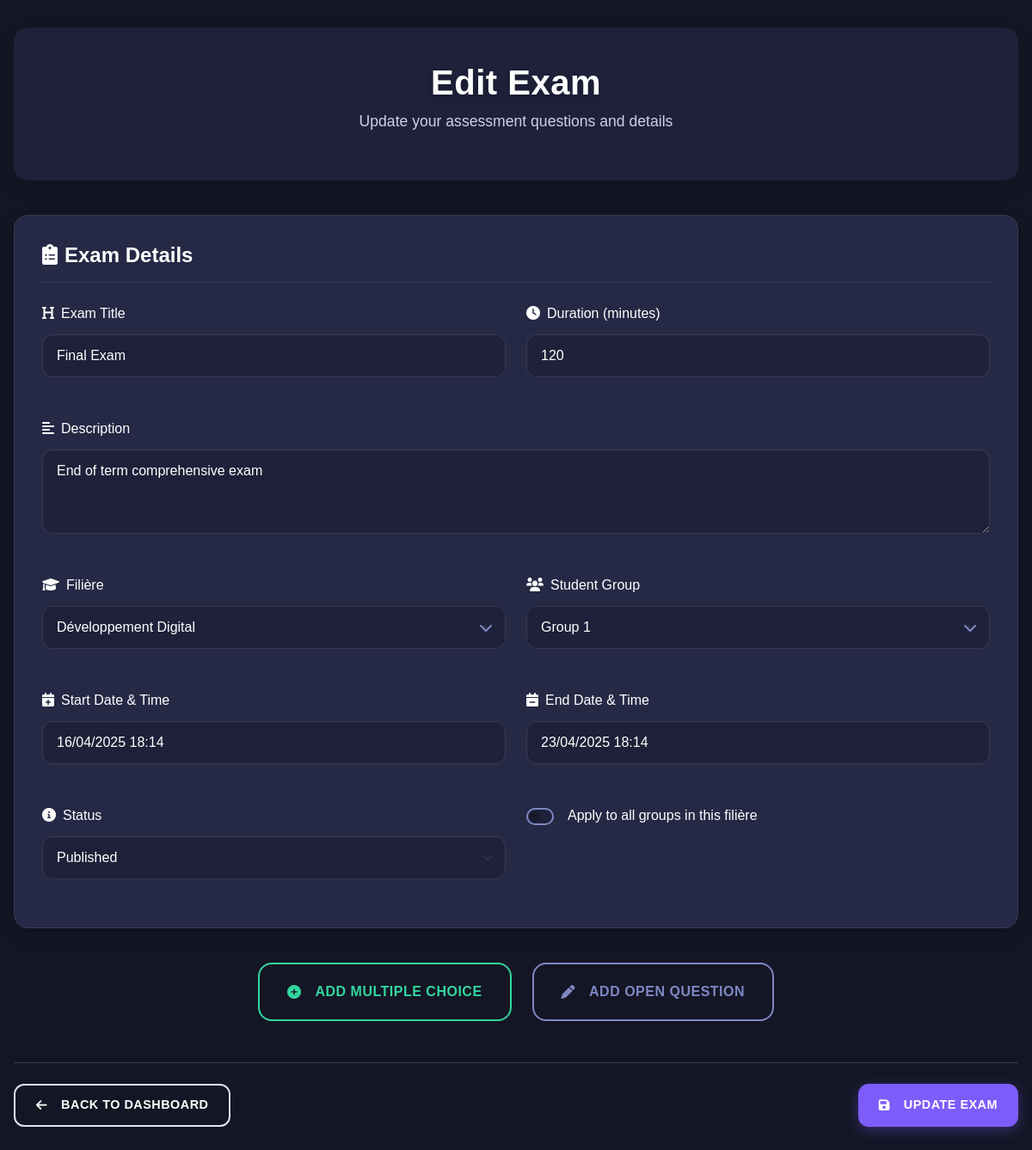
The page /edit_exam.php?id=1 (signed in) on the database its author committed.
### tables this page shows
CREATE TABLE IF NOT EXISTS exams (
    id INT AUTO_INCREMENT PRIMARY KEY,
    title VARCHAR(255) NOT NULL,
    description TEXT,
    start_date DATETIME NOT NULL,
    end_date DATETIME NOT NULL,
    duration INT NOT NULL COMMENT 'Duration in minutes',
    teacher_id INT,
    filiere_id INT,
    group_id INT,
    status ENUM('draft', 'published', 'in_progress', 'completed', 'archived') NOT NULL DEFAULT 'draft',
    is_filiere_wide BOOLEAN DEFAULT FALSE COMMENT 'If true, applies to all groups in filiere',
    created_at TIMESTAMP DEFAULT CURRENT_TIMESTAMP,
    updated_at TIMESTAMP DEFAULT CURRENT_TIMESTAMP ON UPDATE CURRENT_TIMESTAMP,
    FOREIGN KEY (teacher_id) REFERENCES users(user_id) ON DELETE SET NULL,
    FOREIGN KEY (filiere_id) REFERENCES filieres(id) ON DELETE SET NULL,
    FOREIGN KEY (group_id) REFERENCES student_groups(id) ON DELETE SET NULL
);

CREATE TABLE IF NOT EXISTS filieres (
    id INT AUTO_INCREMENT PRIMARY KEY,
    name VARCHAR(100) NOT NULL UNIQUE,
    description TEXT,
    created_at TIMESTAMP DEFAULT CURRENT_TIMESTAMP,
    updated_at TIMESTAMP DEFAULT CURRENT_TIMESTAMP ON UPDATE CURRENT_TIMESTAMP
);

CREATE TABLE IF NOT EXISTS student_groups (
    id INT AUTO_INCREMENT PRIMARY KEY,
    name VARCHAR(50) NOT NULL UNIQUE,
    description TEXT,
    filiere_id INT,
    created_at TIMESTAMP DEFAULT CURRENT_TIMESTAMP,
    updated_at TIMESTAMP DEFAULT CURRENT_TIMESTAMP ON UPDATE CURRENT_TIMESTAMP,
    FOREIGN KEY (filiere_id) REFERENCES filieres(id) ON DELETE SET NULL
);

### edit_exam.php (the view, shortened to what this page needs)
<?php
require_once 'config.php';
$exam_id = isset($_GET['id']) ? (int)$_GET['id'] : 0;
try {
    $stmt = $pdo->prepare("SELECT * FROM exams WHERE id = ?");
    $stmt->execute([$exam_id]);
    $exam = $stmt->fetch(PDO::FETCH_ASSOC);
    $filieres = $pdo->query("SELECT id, name FROM filieres")->fetchAll(PDO::FETCH_ASSOC);
    $groups = $pdo->query("SELECT id, name FROM student_groups")->fetchAll(PDO::FETCH_ASSOC);
} catch (Exception $e) {
    $_SESSION['error_message'] = 'Error: ' . $e->getMessage();
    header("Location: teacher.php");
    exit();
}
?>
<!DOCTYPE html>
<html lang="en">
<head>
    <link href="https://cdn.jsdelivr.net/npm/bootstrap@5.3.2/dist/css/bootstrap.min.css" rel="stylesheet">
    <link href="https://cdnjs.cloudflare.com/ajax/libs/font-awesome/6.0.0/css/all.min.css" rel="stylesheet">
</head>
<body>
    <div class="container">
        <header class="header">
            <h1 class="page-title">Edit Exam</h1>
            <p class="page-subtitle">Update your assessment questions and details</p>
        </header>
        <form id="examForm" class="needs-validation" method="POST" action="" enctype="multipart/form-data" novalidate>
            <div class="card fade-in">
                <h4 class="card-title">
                    <i class="fas fa-clipboard-list me-2"></i>Exam Details
                </h4>
                <div class="row g-4">
                    <div class="col-md-6">
                        <div class="mb-4">
                            <label for="examTitle" class="form-label">
                                <i class="fas fa-heading me-2"></i>Exam Title
                            </label>
                            <input type="text" id="examTitle" name="examTitle" class="form-control"
                                   placeholder="Enter exam title" value="<?= htmlspecialchars($exam['title']) ?>" required>
                        </div>
                    </div>
                    <div class="col-md-6">
                        <div class="mb-4">
                            <label for="examDuration" class="form-label">
                                <i class="fas fa-clock me-2"></i>Duration (minutes)
                            </label>
                            <input type="number" id="examDuration" name="examDuration" class="form-control"
                                   placeholder="Duration in minutes" value="<?= htmlspecialchars($exam['duration']) ?>" required min="1">
                        </div>
                    </div>
                    <div class="col-md-12">
                        <div class="mb-4">
                            <label for="examDescription" class="form-label">
                                <i class="fas fa-align-left me-2"></i>Description
                            </label>
                            <textarea id="examDescription" name="examDescription" class="form-control"
                                      rows="3" placeholder="Enter exam description" required><?= htmlspecialchars($exam['description']) ?></textarea>
                        </div>
                    </div>
                    <div class="col-md-6">
                        <div class="mb-4">
                            <label for="examFiliere" class="form-label">
                                <i class="fas fa-graduation-cap me-2"></i>Filière
                            </label>
                            <div class="filiere-select-container">
                                <select id="examFiliere" name="examFiliere" class="form-select filiere-select" required>
                                    <?php foreach ($filieres as $filiere): ?>
                                        <option value="<?= htmlspecialchars($filiere['id']) ?>" <?= $exam['filiere_id'] == $filiere['id'] ? 'selected' : '' ?>>
                                            <?= htmlspecialchars($filiere['name']) ?>
                                        </option>
                                    <?php endforeach; ?>
                                </select>
                            </div>
                        </div>
                    </div>
                    <div class="col-md-6">
                        <div class="mb-4">
                            <label for="examGroup" class="form-label">
                                <i class="fas fa-users me-2"></i>Student Group
                            </label>
                            <div class="filiere-select-container">
                                <select id="examGroup" name="examGroup" class="form-select filiere-select" required>
                                    <?php foreach ($groups as $group): ?>
                                        <option value="<?= htmlspecialchars($group['id']) ?>" <?= $exam['group_id'] == $group['id'] ? 'selected' : '' ?>>
                                            <?= htmlspecialchars($group['name']) ?>
                                        </option>
                                    <?php endforeach; ?>
                                </select>
                            </div>
                        </div>
                    </div>
                    <div class="col-md-6">
                        <div class="mb-4">
                            <label class="form-label">
                                <i class="fas fa-calendar-plus me-2"></i>Start Date & Time
                            </label>
                            <input type="text" class="form-control" value="<?= date('d/m/Y H:i', strtotime($exam['start_date'])) ?>" readonly>
                        </div>
                    </div>
                    <div class="col-md-6">
                        <div class="mb-4">
                            <label class="form-label">
                                <i class="fas fa-calendar-minus me-2"></i>End Date & Time
                            </label>
                            <input type="text" class="form-control" value="<?= date('d/m/Y H:i', strtotime($exam['end_date'])) ?>" readonly>
                        </div>
                    </div>
                    <div class="col-md-6">
                        <div class="mb-4">
                            <label for="examStatus" class="form-label">
                                <i class="fas fa-info-circle me-2"></i>Status
                            </label>
                            <select id="examStatus" name="examStatus" class="form-select" required>
                                <option value="published" <?= $exam['status'] == 'published' ? 'selected' : '' ?>>Published</option>
                            </select>
                        </div>
                    </div>
                    <div class="col-md-6">
                        <div class="mb-4">
                            <div class="form-check form-switch">
                                <input class="form-check-input" type="checkbox" id="is_filiere_wide"
                                       name="is_filiere_wide" <?= $exam['is_filiere_wide'] ? 'checked' : '' ?>>
                                <label class="form-check-label" for="is_filiere_wide">
                                    Apply to all groups in this filière
                                </label>
                            </div>
                        </div>
                    </div>
                </div>
            </div>
            <div class="add-question-btn-container">
                <button type="button" class="btn btn-outline-success add-question-btn pulse" onclick="addQuestion('mcq')">
                    <i class="fas fa-plus-circle me-2"></i>Add Multiple Choice
                </button>
                <button type="button" class="btn btn-outline-info add-question-btn pulse" onclick="addQuestion('open')">
                    <i class="fas fa-pen me-2"></i>Add Open Question
                </button>
            </div>
            <div class="form-actions">
                <a href="teacher.php" class="btn btn-outline-secondary">
                    <i class="fas fa-arrow-left me-2"></i>Back to Dashboard
                </a>
                <button type="submit" class="btn btn-primary">
                    <i class="fas fa-save me-2"></i>Update Exam
                </button>
            </div>
        </form>
    </div>
</body>
</html>

### edit_exam.php (style rules this page uses)
:root { --primary: #7C5DFA; --primary-hover: #9277FF; --secondary: #252945; --success: #33D69F; --info: #7E88C3; --warning: #FF8F00; --danger: #EC5757; --dark: #0C0E16; --light: #F8F8FB; --bg-primary: #141625; --bg-secondary: #1E2139; --bg-card: #252945; --text-primary: #FFFFFF; --text-secondary: #DFE3FA; --border-color: #393A51; }
body { font-family: 'Poppins', sans-serif; background: var(--bg-primary); color: var(--text-primary); min-height: 100vh; }
.header { padding: 2.5rem 0; text-align: center; margin-bottom: 2.5rem; background: var(--bg-secondary); border-radius: 1rem; box-shadow: 0 8px 20px rgba(0, 0, 0, 0.15); }
.page-title { font-weight: 700; color: var(--text-primary); margin-bottom: 0.5rem; letter-spacing: 0.5px; text-shadow: 0 4px 8px rgba(0, 0, 0, 0.2); font-size: 2.5rem; }
.page-subtitle { color: var(--text-secondary); font-weight: 400; font-size: 1.1rem; opacity: 0.9; }
.card { background: var(--bg-card); border-radius: 1rem; border: 1px solid var(--border-color); padding: 2rem; box-shadow: 0 8px 20px rgba(0, 0, 0, 0.15); margin-bottom: 2rem; transition: all 0.3s ease; }
.card-title { color: var(--text-primary); font-weight: 600; font-size: 1.5rem; margin-bottom: 1.5rem; padding-bottom: 1rem; border-bottom: 1px solid var(--border-color); }
.form-label { color: var(--text-primary); font-weight: 500; font-size: 1rem; margin-bottom: 0.75rem; }
.form-control, .form-select { background-color: var(--bg-secondary); border: 1px solid var(--border-color); border-radius: 0.75rem; padding: 0.75rem 1rem; color: var(--text-primary); transition: all 0.3s ease; font-size: 1rem; }
.form-control::placeholder { color: var(--info); opacity: 0.7; }
.btn { border-radius: 0.75rem; padding: 0.75rem 1.5rem; font-weight: 600; transition: all 0.3s ease; text-transform: uppercase; letter-spacing: 0.5px; font-size: 0.9rem; display: flex; align-items: center; justify-content: center; gap: 0.5rem; }
.btn-primary { background: var(--primary); border: none; box-shadow: 0 4px 15px rgba(124, 93, 250, 0.35); }
.btn-outline-secondary { color: var(--text-primary); border: 2px solid var(--text-secondary); background: transparent; }
.btn-outline-success { color: var(--success); border: 2px solid var(--success); background: transparent; }
.btn-outline-info { color: var(--info); border: 2px solid var(--info); background: transparent; }
.form-check-input { width: 1.25rem; height: 1.25rem; margin-top: 0.2rem; cursor: pointer; background-color: var(--bg-secondary); border: 2px solid var(--info); border-radius: 0.25rem; }
.form-check-label { cursor: pointer; font-weight: 500; color: var(--text-primary); padding-left: 0.5rem; }
.filiere-select-container { position: relative; }
.filiere-select { appearance: none; padding-right: 2.5rem; }
.container { max-width: 1200px; padding: 2rem 1rem; }
.fade-in { animation: fadeIn 0.5s ease-in-out; }
.pulse { animation: pulse 2s infinite; }
.add-question-btn-container { display: flex; flex-wrap: wrap; justify-content: center; gap: 1.5rem; margin: 2.5rem 0; }
.add-question-btn { padding: 1.25rem 2rem; border-radius: 1rem; font-size: 1rem; font-weight: 600; min-width: 240px; transition: all 0.4s ease; }
.form-actions { display: flex; justify-content: space-between; margin-top: 3rem; padding-top: 1.5rem; border-top: 1px solid var(--border-color); }
.form-actions .btn { min-width: 180px; }

### rows shown on the page
exams: examTitle "Final Exam", examDuration "120", examDescription "End of term comprehensive exam", examFiliere "Développement Digital", examGroup "Group 1", start_date "16/04/2025 18:14", end_date "23/04/2025 18:14", examStatus "Published"
